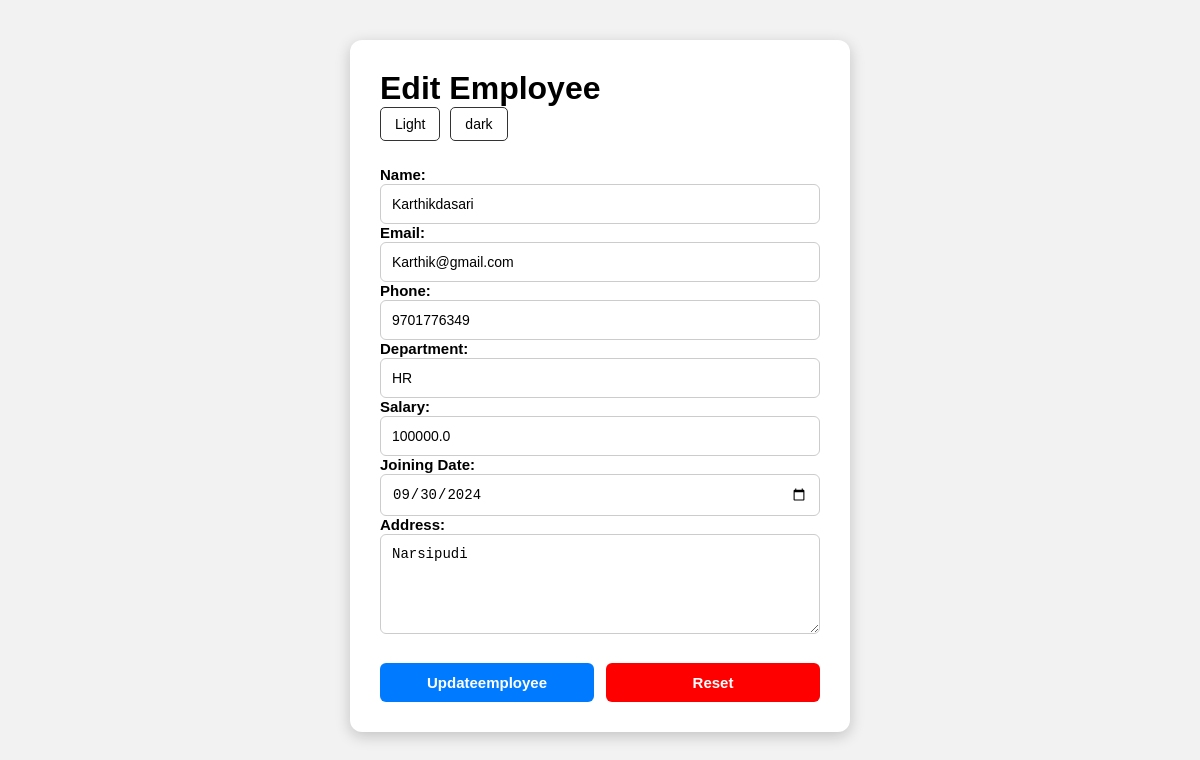
The page /edit-employee/1 (signed in) on the database its author committed.
### tables this page shows
CREATE TABLE employee (id INTEGER PRIMARY KEY AUTOINCREMENT,user_id INTEGER NOT NULL,name TEXT NOT NULL,
    email TEXT NOT NULL,phone TEXT NOT NULL,department TEXT NOT NULL,salary REAL NOT NULL,joiningdate TEXT NOT NULL,
    address TEXT NOT NULL);

### server.py (the view)
@app.route("/edit-employee/<int:id>")
def edit_employee_page(id):
   if not login_required():
      return redirect("/login")
   theme = request.cookies.get("theme", "light")
   connection = get_database_connection()
   cursor = connection.cursor()
   cursor.execute(
    """SELECT * FROM employee
       WHERE id=? AND user_id=?""",
    (id, session["user_id"]))
   employee = cursor.fetchone()
   connection.close()
   if employee is None:
        return """
        <h2>Employee not found</h2>
        <a href="/employees">Back to employees</a>
        """
   return render_template(
        "edit-employee.html",
        employee=employee,
        theme=theme
     )

### server.py (called while the page is built)
def get_database_connection():
   connection=sqlite3.connect("users.db")
   connection.row_factory=sqlite3.Row
   return connection

def login_required():
    return "user_id" in session

### Templates/edit-employee.html (shortened to what this page needs)
<!DOCTYPE html>
<html lang="en">
<head>
</head>
<body class="{{theme}}">
    <div id="container">
         <h1>Edit Employee</h1>
       <nav>
            <div class="theme-buttons">
               <a href="/set-theme/light">Light</a>
                <a href="/set-theme/dark">dark</a>
            </div>
       </nav>
    <form action="/edit-employee/{{ employee['id'] }}" method="POST">
       <div>
          <label>Name:</label>
          <input type="text" name="name" value="{{ employee['name'] }}" required>
       </div>
       <div>
        <label>Email:</label>
        <input type="email" name="email" value="{{ employee['email'] }}" required>
        </div>
         <div>
        <label>Phone:</label>
        <input type="tel" name="phone" value="{{ employee['phone'] }}" required>
        </div>
         <div>
        <label>Department:</label>
        <input type="text" name="department" value="{{ employee['department'] }}" required>
       </div>
         <div>
        <label>Salary:</label>
        <input type="number" name="salary" value="{{ employee['salary'] }}" required>
        </div>
      <div>
        <label>Joining Date:</label>
        <input type="date" name="joiningdate" value="{{ employee['joiningdate'] }}" required>
       </div>
       <div>
            <label>Address:</label>
            <textarea name="address" required >{{ employee['address'] }}</textarea>
        </div>
        <div class="button">
        <button type="submit" class="update-btn">
            Updateemployee
        </button>
        <button type="reset" class="reset-btn">
            Reset
        </button>
        </div>
    </form>
</body>
</html>

### Templates/edit-employee.html (style rules this page uses)
* { margin: 0; padding: 0; box-sizing: border-box; }
body { font-family: Arial, sans-serif; min-height: 100vh; padding: 40px 0; transition: 0.3s; }
body.light { background-color: #f2f2f2; color: black; }
#container { width: 500px; margin: auto; padding: 30px; background-color: white; border-radius: 12px; box-shadow: 0 4px 15px rgba(0, 0, 0, 0.2); }
.theme-buttons { display: flex; gap: 10px; margin-bottom: 25px; }
.theme-buttons a { padding: 8px 14px; text-decoration: none; border: 1px solid #333; border-radius: 5px; color: black; font-size: 14px; }
label { margin-bottom: 7px; font-weight: bold; font-size: 15px; }
input, select, textarea { width: 100%; padding: 11px; border: 1px solid #ccc; border-radius: 6px; font-size: 14px; outline: none; }
textarea { resize: vertical; min-height: 100px; }
.button { display: flex; gap: 12px; margin-top: 25px; }
button { flex: 1; padding: 11px 20px; border: none; border-radius: 6px; cursor: pointer; font-size: 15px; font-weight: bold; transition: 0.2s; }
.update-btn { background-color: #007bff; color: white; }
.reset-btn { background-color: red; color: white; }

### rows shown on the page
employee: name "Karthikdasari", email "Karthik@gmail.com", phone "9701776349", department "HR", salary "100000.0", joiningdate "09/30/2024", address "Narsipudi"
